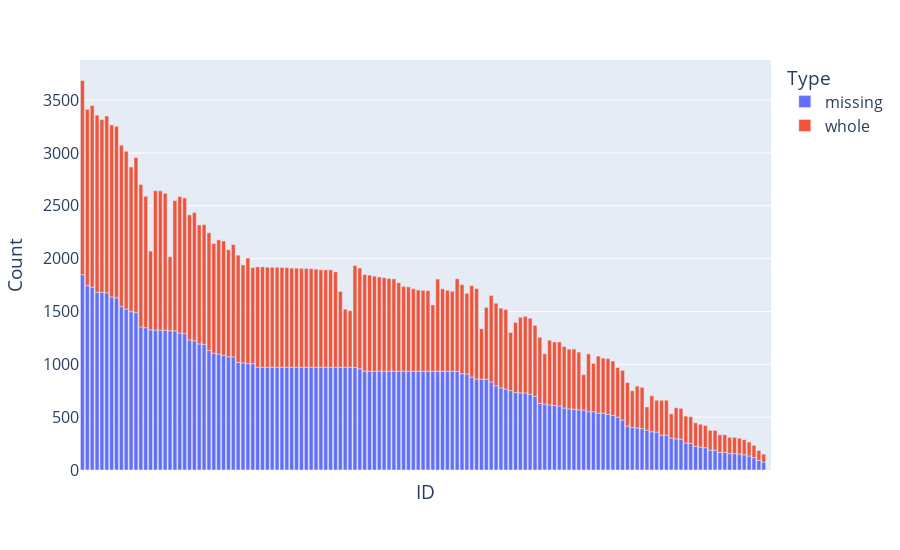

Notebook code for this chart:
### Code cell
import plotly.express as px
from src.energy_forecast.config import FIGURES_DIR

df_plot_missing_dates = pl.concat([df_missing_dates.sort(by="len", descending=True).select(["id", "len", "per"]).with_columns(pl.lit("missing").alias("type")),
           df_missing_dates.sort(by="per").select(["id", "n", "per"]).rename({"n": "len"}).with_columns(pl.lit("whole").alias("type"))], how="vertical")
df_plot_missing_dates = df_plot_missing_dates.rename({"len": "Count", "id": "ID", "type":"Type"})
fig = px.bar(df_plot_missing_dates, x="ID", y="Count", color="Type", width=900, height=550)
fig.update_layout(legend=dict(font=dict(size=16)), font=dict(size=16))
fig.update_xaxes(showticklabels=False)
fig.update_layout(
    template='plotly'
)
fig.show()
# fig.write_image(FIGURES_DIR / "missing_dates.png")
fig.write_image(FIGURES_DIR / "missing_dates.pdf")

### Figure 1 — Plotly figure (JSON) as saved in the notebook; plotly's stock layout.template omitted (floating-point values rounded to 4 significant figures; data arrays with more than 128 entries replaced by an {"elided": "..."} marker saying what was removed)
{"data": [{"alignmentgroup": "True", "hovertemplate": "Type=missing<br>ID=%{x}<br>Count=%{y}<extra></extra>", "legendgroup": "missing", "marker": {"color": "#636efa", "pattern": {"shape": ""}}, "name": "missing", "offsetgroup": "missing", "orientation": "v", "showlegend": true, "textposition": "auto", "x": {"elided": "142 str values"}, "xaxis": "x", "y": {"elided": "142 int values"}, "yaxis": "y", "type": "bar"}, {"alignmentgroup": "True", "hovertemplate": "Type=whole<br>ID=%{x}<br>Count=%{y}<extra></extra>", "legendgroup": "whole", "marker": {"color": "#EF553B", "pattern": {"shape": ""}}, "name": "whole", "offsetgroup": "whole", "orientation": "v", "showlegend": true, "textposition": "auto", "x": {"elided": "142 str values"}, "xaxis": "x", "y": {"elided": "142 int values"}, "yaxis": "y", "type": "bar"}], "layout": {"xaxis": {"anchor": "y", "domain": [0.0, 1.0], "title": {"text": "ID"}, "showticklabels": false}, "yaxis": {"anchor": "x", "domain": [0.0, 1.0], "title": {"text": "Count"}}, "legend": {"title": {"text": "Type"}, "tracegroupgap": 0, "font": {"size": 16}}, "margin": {"t": 60}, "barmode": "relative", "height": 550, "width": 900, "font": {"size": 16}}}
